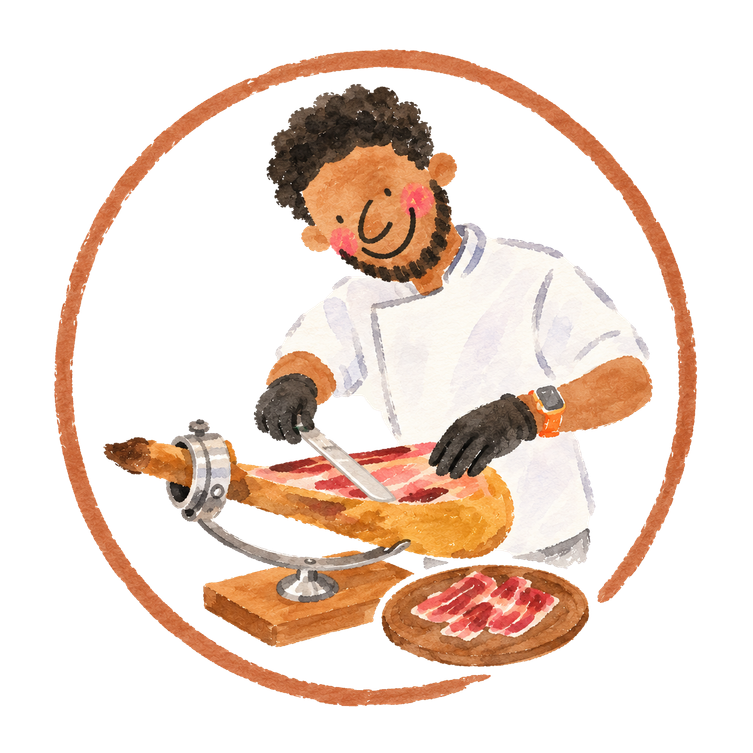
#> input picture contenido/ilustraciones-dossier/p1_x153_753x753.png, 753 x 753 px
$ python preparar_ilustraciones.py
#> lines starting #> are read from the running program, lines starting #| are printed output that depends on the picture
"""Copia las ilustraciones útiles del dossier a public/il/ en WebP con nombres legibles.
Requiere haber ejecutado antes scripts/extraer_ilustraciones.py.
"""
import pathlib
from PIL import Image

ROOT = pathlib.Path(__file__).resolve().parent.parent
SRC = ROOT / "contenido" / "ilustraciones-dossier"
OUT = ROOT / "public" / "il"
OUT.mkdir(parents=True, exist_ok=True)

MAPA = {
    "p1_x153_753x753.png": "logo-joan",
    "p1_x154_1518x608.png": "romer",
    "p2_x161_813x1107.png": "marc-verd",
    "p3_x169_343x441.png": "oli",
    "p3_x171_652x647.png": "tomaquets",
    "p3_x173_462x346.png": "pernil-llesques",
    "p3_x286_502x372.png": "pa",
    "p4_x178_914x497.png": "pernil",
    "p4_x183_377x377.png": "amics",
    "p6_x197_250x263.png": "nota-quadricula",
    "p6_x202_776x792.png": "paper-rodo",
    "p7_x337_1400x544.png": "paper-esquincat",
}

for src, name in MAPA.items():
    im = Image.open(SRC / src).convert("RGBA")
#> im is the input picture: PIL image 753x753 RGBA; mean R, G, B, A 71.3, 53.1, 42.2, 84.4
    bbox = im.getchannel("A").getbbox()
#> bbox = (52, 47, 700, 709)
    if bbox:
        im = im.crop(bbox)
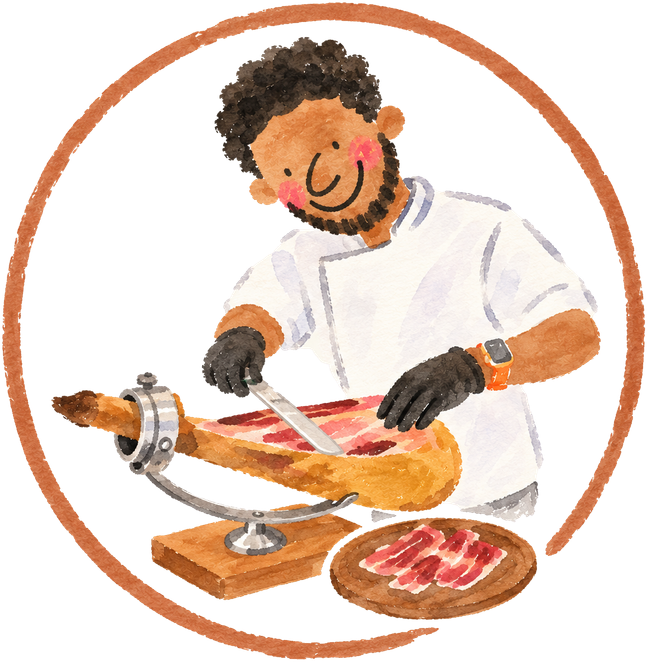
#> im: PIL image 648x662 RGBA; mean R, G, B, A 94.2, 70.2, 55.8, 111.6; transparent parts drawn white
    im.save(OUT / f"{name}.webp", "WEBP", quality=88, method=6)
    print(f"{name}.webp {im.width}x{im.height}")
#| logo-joan.webp 648x662
#> (the run stopped early here; a loop or call above may not have finished)
